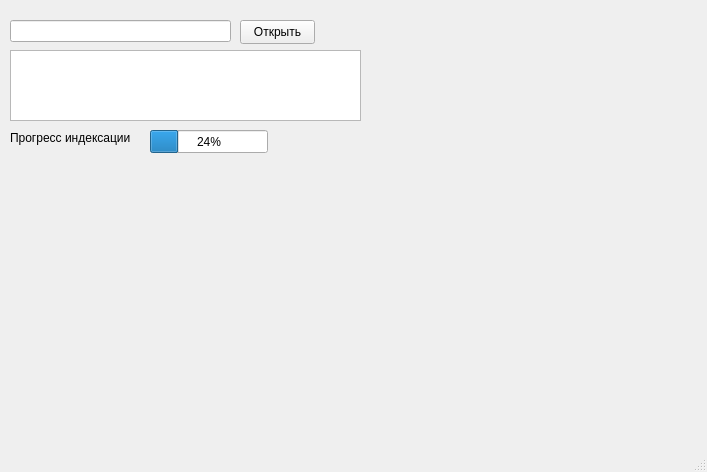
<?xml version="1.0" encoding="UTF-8"?>
<ui version="4.0">
 <class>SearchServer</class>
 <widget class="QMainWindow" name="SearchServer">
  <property name="geometry">
   <rect>
    <x>0</x>
    <y>0</y>
    <width>707</width>
    <height>472</height>
   </rect>
  </property>
  <property name="windowTitle">
   <string>SerachServer</string>
  </property>
  <widget class="QWidget" name="centralwidget">
   <widget class="QLineEdit" name="requestURL">
    <property name="geometry">
     <rect>
      <x>10</x>
      <y>20</y>
      <width>221</width>
      <height>22</height>
     </rect>
    </property>
    <property name="readOnly">
     <bool>true</bool>
    </property>
   </widget>
   <widget class="QPushButton" name="openRequest">
    <property name="geometry">
     <rect>
      <x>240</x>
      <y>20</y>
      <width>75</width>
      <height>24</height>
     </rect>
    </property>
    <property name="text">
     <string>Открыть</string>
    </property>
   </widget>
   <widget class="QTextBrowser" name="requests">
    <property name="geometry">
     <rect>
      <x>10</x>
      <y>50</y>
      <width>351</width>
      <height>71</height>
     </rect>
    </property>
   </widget>
   <widget class="QProgressBar" name="progressBarIndexation">
    <property name="geometry">
     <rect>
      <x>150</x>
      <y>130</y>
      <width>118</width>
      <height>23</height>
     </rect>
    </property>
    <property name="value">
     <number>24</number>
    </property>
   </widget>
   <widget class="QLabel" name="progressLabel">
    <property name="geometry">
     <rect>
      <x>10</x>
      <y>130</y>
      <width>131</width>
      <height>16</height>
     </rect>
    </property>
    <property name="text">
     <string>Прогресс индексации</string>
    </property>
   </widget>
  </widget>
  <widget class="QStatusBar" name="statusbar"/>
 </widget>
 <resources/>
 <connections/>
</ui>
